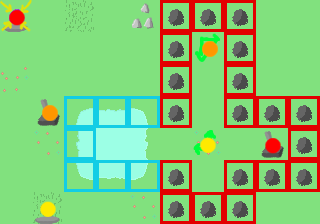

Rendered tile map (Tiled .tmx) drawn with the repository's tilesets; below, a short description and the map source with its tile grids summarised:
An orthogonal 10x7 tile map with 32x32 px tiles, 4 tile layers (Kachelebene 1, collision, entities, connections).

<map version="1.0" orientation="orthogonal" width="10" height="7" tilewidth="32" tileheight="32">
 <properties>
  <property name="description" value="you have to be fast &amp; precise!" />
 </properties>
 <tileset firstgid="1" name="tileset" tilewidth="32" tileheight="32">
  <image source="tileset.png" width="256" height="256" />
 </tileset>
 <layer name="Kachelebene 1" width="10" height="7">
  <data>[70 cells, 70 non-empty, 14 distinct tile ids]</data>
 </layer>
 <layer name="collision" width="10" height="7">
  <data>[70 cells, 27 non-empty, 3 distinct tile ids]</data>
 </layer>
 <layer name="entities" width="10" height="7">
  <data>[70 cells, 7 non-empty, 6 distinct tile ids]</data>
 </layer>
 <layer name="connections" width="10" height="7">
  <data>[70 cells, 6 non-empty, 3 distinct tile ids]</data>
 </layer>
</map>
